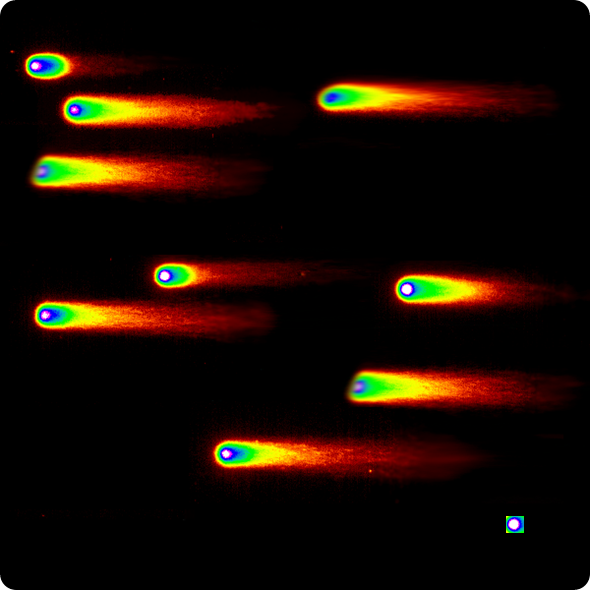
%> input picture data.png, 590 x 590 px
$ octave mat7.m   (GNU Octave 9; MATLAB toolbox functions it lacks are replaced by stand-ins)
%> lines starting %> are read from the running program, lines starting %| are printed output that depends on the picture; in (x1, y1, x2, y2) boxes, pixels count from 0 and x2, y2 are one past the last pixel; in counts of white or black regions, pixels touching at a corner belong together; the program's own positions count from 1
%% Load image by user
[fname, path] = uigetfile('*.png', 'Select an image');
%> the answer given: data.png
fname = strcat(path, fname);
data = imread(fname);
%> data is the input picture: size 590x590x3 uint8; mean R, G, B 24.4, 10.9, 2

%% Show original image
figure, imshow(data);
title('Original image');

%% Convert the original image into grayscale image
data_gray = rgb2gray(data);

%% Use a median filter to filter out noise
data_gray = medfilt2(data_gray, [3 3]);

%% Convert the resulting grayscale image into a binary image:
% - Method: adaptive -> method used to binarize image
% - ForegroundPolarity: bright -> indicate that the foreground is brighter
%   than background
% - Sensivity: 0.7 -> Sensitivity factor for adaptive thresholding
%   specified as a value in the range [0 1].
%   A high sensitivity value leads to thresholding more pixels as foreground,
%   at the risk of including some background pixels.
data_bw = imbinarize(data_gray, 'adaptive', 'ForegroundPolarity', 'bright', 'Sensitivity', 0.7);
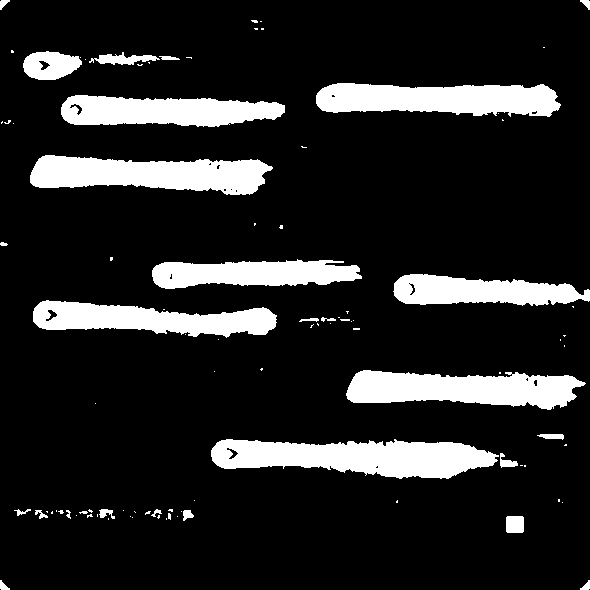
%> data_bw: size 590x590 logical; 14.5% white; 95 white regions (68 under 20 px), largest, box (x1, y1, x2, y2) and area: (211, 439, 499, 479) 7863, (30, 155, 273, 195) 6691, (346, 370, 586, 410) 6523

% Remove objects containing fewer than 700px
data_bw = bwareaopen(data_bw, 700);
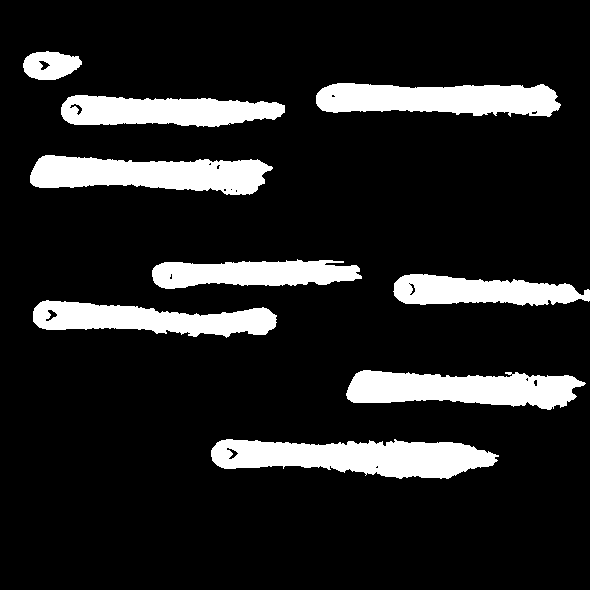
%> data_bw: size 590x590 logical; 13.9% white; 9 white regions

% Show binary image
figure, imshow(data_bw), title('Binary image');

%% Start image blob analysis.
% Find connected components in binary image
bw = bwconncomp(data_bw, 8);
%> bw = 9 connected components

% Get a set of properties for each labeled region:
% - Area: number of pixel in the region
% - BoundingBox: smallest rectangle containing the region, 1*4 vector that
%   contain x and y of upper left corner, width and heigth of rectangle
% - Centroid: center of mass of the region
stats = regionprops(bw, 'Area', 'BoundingBox', 'Centroid');
%> stats = 9 regions; largest, box (x1, y1, x2, y2), Area and Centroid: (211, 439, 499, 479) 7863 [358.1 457.8], (30, 155, 273, 195) 6691 [151 174.7], (346, 370, 586, 410) 6523 [463.7 389.5], (316, 83, 561, 117) 6401 [439.8 99.8], (33, 300, 277, 338) 5553 [151.4 320]

batot = zeros(1);
bbtot = zeros(1,4);
bctot = zeros(1,2);
result1 = data;

% This is a loop to:
% 1) Bound the objects in a rectangular box
% 2) Find line where calculate the intensity of each pixel
% 3) Find value of the tail
for object = 1:length(stats)
    ba = stats(object).Area;
    bb = stats(object).BoundingBox;
    bc = stats(object).Centroid;

    %% 1) Bound the object in a rectangular box
    % insertShape(image, shape, position, characteristics, charact_value)
    result1 = insertShape(result1, 'Rectangle', bb, 'Color', 'green', 'LineWidth', 2);
    % insertText(image, position, pos_value, characteristics, charact_value)
    % default -> BoxColor:yellow - FontColor: black
    result1 = insertText(result1, [bb(1,1)-15 bb(1,2)], object, 'BoxOpacity', 1, 'FontSize', 10, 'BoxColor', 'green');

    %% 2) Find line where calculate the intensity of each pixel
    larg = bb(1,3);
    lung = bb(1,4);
    x1=bb(1,1);
    x2=x1+larg;
    y1=bb(1,2) + (lung/2);
    y2=y1;
    x=[x1,x2];
	y=[y1,y2];

    %% 3) Find value of the tail
    clear M1 M2 M3

    % improfile: get pixel-value along line segments of each channel
    [M1] = improfile(data,x,y);

    % Consider only the pixels of red channel
    M2 = M1(:,:,1);
    l2 = length(M2);
    j = 1;
    M3 = zeros(1);

    % Get only the pixels with value > 25
    for i = 1:l2
        if M2(i,1) > 25
            M3(j,1) = M2(i,1);
            j=j+1;
        end;
    end;

    % Find max value in the matrix M3
    max = 0;
    max2 = 0;
    for m = 1:length(M3)
            max2 = M3(m,1);
            if max2 > max
                max = max2;
            end;
    end;

    tail = 0;
    for t = 1:length(M3)
        if or(M3(t,1) == max, M3(t,1)> (max-25))
                tail = 0;
        end;
        tail = tail+1;
    end;

    % Print single comet and it's tail-value
    figure, subplot(1,3,1);
    crop = imcrop(result1,bb);
    imshow(crop);
    title({['Comet ',num2str(object)],['Length of tail ',num2str(tail)]});

    % Plot the histogram of the intensity along the line-segments
    subplot(1,2,2);
    improfile(data,x,y);
    title(['Histogram ',num2str(object)]);
    xlabel('Length of comet');
    ylabel('Color value');

end
%> this loop made 9 passes
%> (ba, bb, bc, larg, lung, x1, x2, y1) on passes 1 to 9: (1235, [23.5 51.5 59 29], [51.06 65.95], 59, 29, 23.5, 82.5, 66), (6691, [30.5 155.5 243 40], [151 174.7], 243, 40, 30.5, 273.5, 175.5), (5553, [33.5 300.5 244 38], [151.4 320], 244, 38, 33.5, 277.5, 319.5), (5356, [61.5 95.5 224 32], [166.1 111.8], 224, 32, 61.5, 285.5, 111.5), (4530, [152.5 259.5 210 30], [253.3 274.1], 210, 30, 152.5, 362.5, 274.5), (7863, [211.5 439.5 288 40], [358.1 457.8], 288, 40, 211.5, 499.5, 459.5), (6401, [316.5 83.5 245 34], [439.8 99.75], 245, 34, 316.5, 561.5, 100.5), (6523, [346.5 370.5 240 40], [463.7 389.5], 240, 40, 346.5, 586.5, 390.5), (4369, [393.5 274.5 197 32], [482.1 291.9], 197, 32, 393.5, 590.5, 290.5)
%> pass 1, `result1 = insertText(result1, [bb(1,1)-15 bb(1,2)], object, 'BoxOpacit..`:
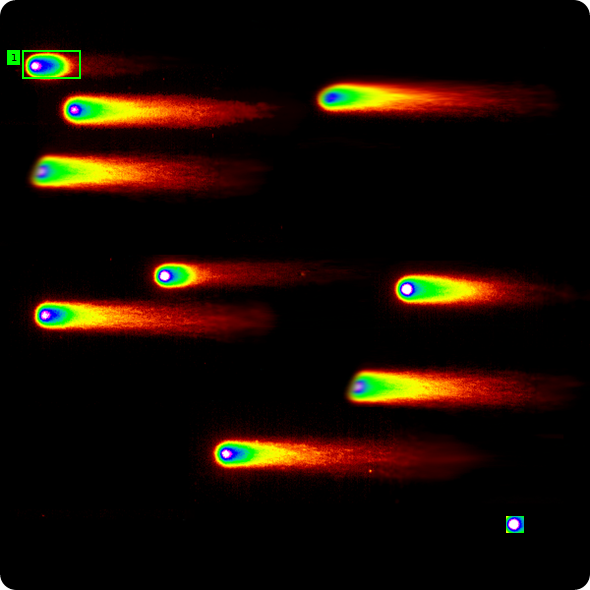
%> result1: size 590x590x3 uint8; 0.15% of pixels changed, all inside (x1, y1, x2, y2) = (7, 50, 81, 79)
%> pass 1, `ylabel('Color value');`:
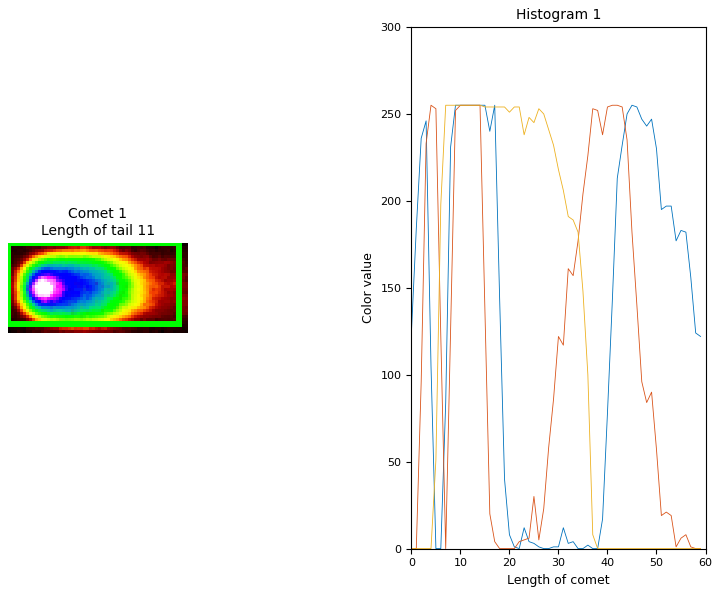
%> figure redrawn from the program's plot data, 2 panels
%> pass 2, `result1 = insertShape(result1, 'Rectangle', bb, 'Color', 'green', 'Lin..`:
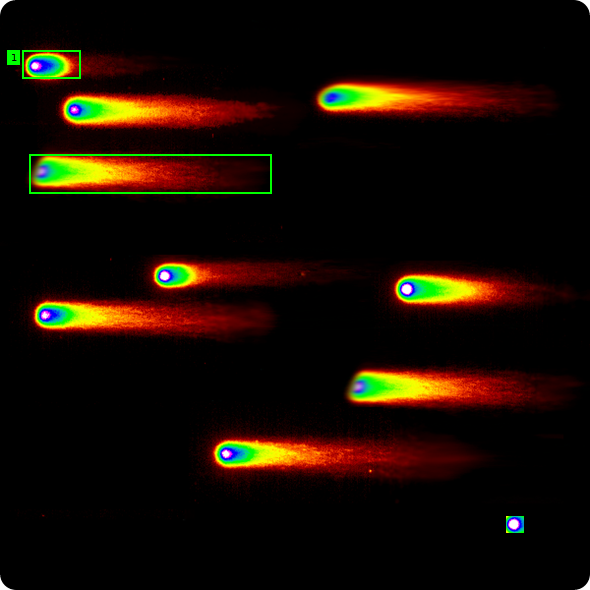
%> result1: size 590x590x3 uint8; 0.47% of pixels changed, all inside (x1, y1, x2, y2) = (7, 50, 272, 194)
%> after the loop:
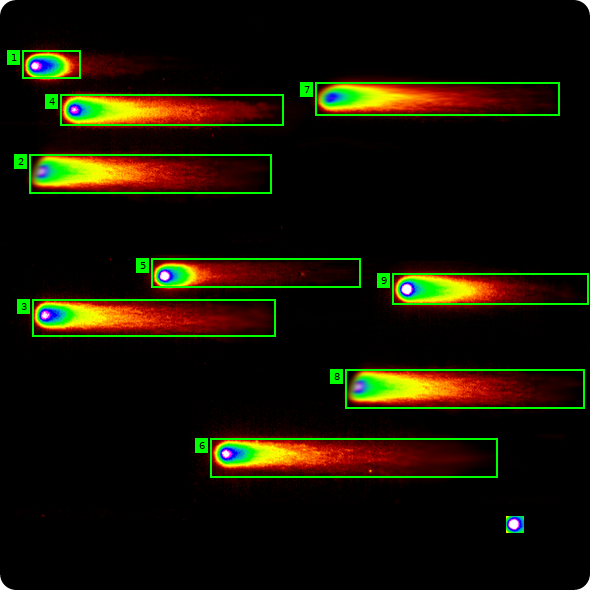
%> result1: size 590x590x3 uint8; 3.06% of pixels changed, all inside (x1, y1, x2, y2) = (7, 50, 589, 478)
%> after the loop, M3 = 141 values, max 255 at index 4, min 26 at index 138, mean 151.1
nComet = bw.NumObjects;
%> nComet = 9
result = insertText(result1, [bw.ImageSize(1)/2 5], nComet, 'BoxOpacity', 1, 'FontSize', 10);
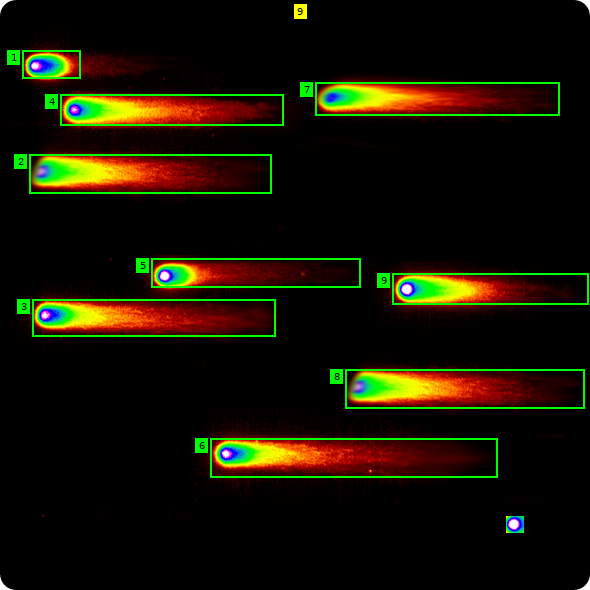
%> result: size 590x590x3 uint8; 0.06% of pixels changed, all inside (x1, y1, x2, y2) = (294, 4, 307, 19)
figure, imshow(result), title('Comets');
